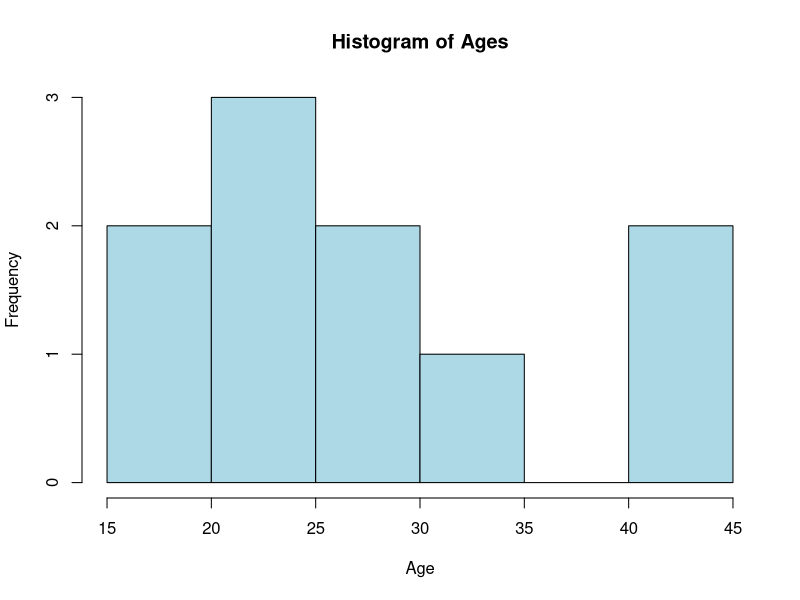

The R source for this figure:
example <- 123
example_data <- data.frame(
  ID = 1:10,
  Age = sample(18:50, 10, replace = TRUE),
  Score = round(runif(10, 50, 100), 1)
)

print(example_data)

hist(
  example_data$Age,
  main = "Histogram of Ages",
  xlab = "Age",
  ylab = "Frequency",
  col = "lightblue",
  border = "black"
)
